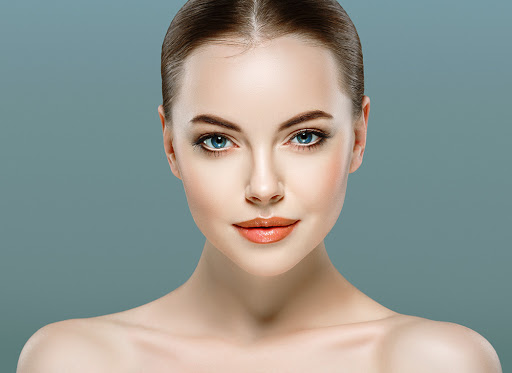
#> input picture Resources/face.jpg, 512 x 373 px
$ python chapter9.py
#> lines starting #> are read from the running program, lines starting #| are printed output that depends on the picture; after the words box and inside, x2 and y2 are one past the last pixel; in counts of white or black regions, pixels touching at a corner belong together
# FACE DETECTION

import cv2
import numpy as np

faceCascade = cv2.CascadeClassifier(cv2.data.haarcascades + 'haarcascade_frontalface_default.xml')
img = cv2.imread('Resources/face.jpg')
#> img is the input picture: shape (373, 512, 3); mean B, G, R 145.3, 151.2, 146.6
imgGray = cv2.cvtColor(img, cv2.COLOR_BGR2GRAY)
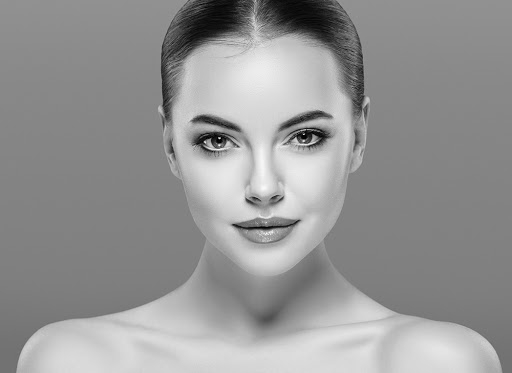
#> imgGray: shape (373, 512); min 0, max 249, mean 149.2

faces = faceCascade.detectMultiScale(imgGray, 1.1, 4)
#> faces = [[149, 51, 227, 227]]

for (x,y,w,h) in faces:
    cv2.rectangle(img, (x,y),(x+w,y+h),(255,0,0),2)
#> this loop made 1 pass
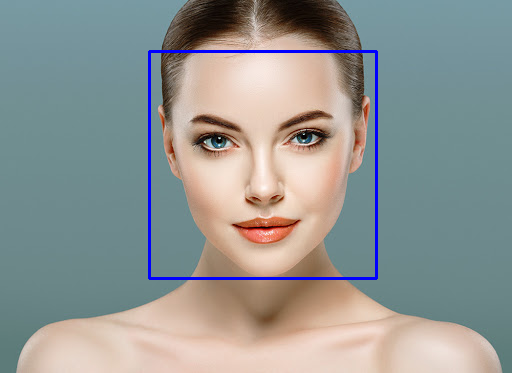
#> img: shape (373, 512, 3); 1.42% of pixels changed, all inside (x1, y1, x2, y2) = (148, 50, 378, 280)

cv2.imshow("Result", img)
cv2.waitKey(0)
